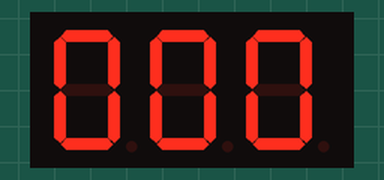
A sketch run on a simulated Arduino Uno, built with avr-gcc and run on an emulated ATmega328P. Shown: 3-digit seven-segment display. Wiring (inferred from the names in the program): 3-digit 7-segment display, segments lit when LOW: segments pin 2, pin 3, pin 4, pin 5, pin 6, pin 7, pin 8; digit selects pin 12, pin 11, pin 10. The segment pins are drawn as the display they are named for.

Above: at 0.1 s.
At 4.1 s:
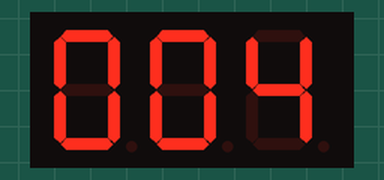
At 9.1 s:
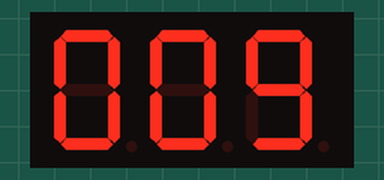
At 19.1 s:
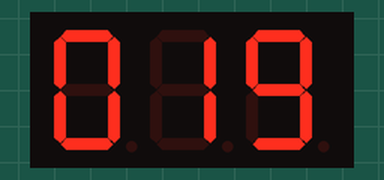
At 28.1 s:
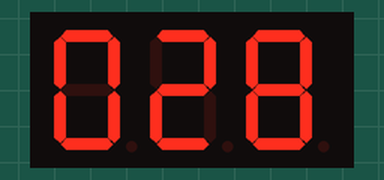
At 38.1 s:
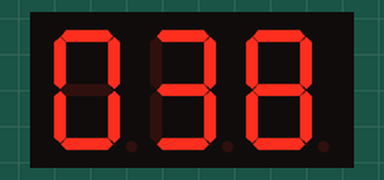

The sketch:

tugas1B6.ino
```cpp
#include <TimerOne.h>
int count = 0;
// Konfigurasi PIN LED
int pinDigit0 = 10;
int pinDigit1 = 11;
int pinDigit2 = 12;
int pinA = 2;
int pinB = 3;
int pinC = 4;
int pinD = 5;
int pinE = 6;
int pinF = 7;
int pinG = 8;

void matiin_semua(void){
  for(int j = 2; j <13; j++){
    digitalWrite(j, LOW);
  }
}

void Nyalain_LED(int digit, int nilai){
  // Nyalain Digit
  digitalWrite(digit, HIGH);
  // Nyalain Angka
  if(nilai == 0){
    digitalWrite(2, LOW);digitalWrite(3, LOW);digitalWrite(4, LOW);digitalWrite(5, LOW);digitalWrite(6, LOW);
    digitalWrite(7, LOW);digitalWrite(8, HIGH);
  }
  else if(nilai == 1){
    digitalWrite(2, HIGH);digitalWrite(3, LOW);digitalWrite(4, LOW);digitalWrite(5, HIGH);digitalWrite(6, HIGH);
    digitalWrite(7, HIGH);digitalWrite(8, HIGH);
  }
  else if(nilai == 2){
    digitalWrite(2, LOW);digitalWrite(3, LOW);digitalWrite(4, HIGH);digitalWrite(5, LOW);digitalWrite(6, LOW);
    digitalWrite(7, HIGH);digitalWrite(8, LOW);
  }
  else if(nilai == 3){
    digitalWrite(2, LOW);digitalWrite(3, LOW);digitalWrite(4, LOW);digitalWrite(5, LOW);digitalWrite(6, HIGH);
    digitalWrite(7, HIGH);digitalWrite(8, LOW);
  }
  else if(nilai == 4){
    digitalWrite(2, HIGH);digitalWrite(3, LOW);digitalWrite(4, LOW);digitalWrite(5, HIGH);digitalWrite(6, HIGH);
    digitalWrite(7, LOW);digitalWrite(8, LOW);
  }
  else if(nilai == 5){
    digitalWrite(2, LOW);digitalWrite(3, HIGH);digitalWrite(4, LOW);digitalWrite(5, LOW);digitalWrite(6, HIGH);
    digitalWrite(7, LOW);digitalWrite(8, LOW);
  }
  else if(nilai == 6){
    digitalWrite(2, LOW);digitalWrite(3, HIGH);digitalWrite(4, LOW);digitalWrite(5, LOW);digitalWrite(6, LOW);
    digitalWrite(7, LOW);digitalWrite(8, LOW);
  }
  else if(nilai == 7){
    digitalWrite(2, LOW);digitalWrite(3, LOW);digitalWrite(4, LOW);digitalWrite(5, HIGH);digitalWrite(6, HIGH);
    digitalWrite(7, HIGH);digitalWrite(8, HIGH);
  }
  else if(nilai == 8){
    digitalWrite(2, LOW);digitalWrite(3, LOW);digitalWrite(4, LOW);digitalWrite(5, LOW);digitalWrite(6, LOW);
    digitalWrite(7, LOW);digitalWrite(8, LOW);
  }
  else{
    digitalWrite(2, LOW);digitalWrite(3, LOW);digitalWrite(4, LOW);digitalWrite(5, LOW);digitalWrite(6, HIGH);
    digitalWrite(7, LOW);digitalWrite(8, LOW);
  }
}
void setup() {
  // put your setup code here, to run once:
  Serial.begin(9300);                // Transfer data dengan bitrate 9300 baud
  pinMode(pinDigit0, OUTPUT);
  pinMode(pinDigit1, OUTPUT);
  pinMode(pinDigit2, OUTPUT);
  pinMode(pinA, OUTPUT);
  pinMode(pinB, OUTPUT);
  pinMode(pinC, OUTPUT);
  pinMode(pinD, OUTPUT);
  pinMode(pinE, OUTPUT);
  pinMode(pinF, OUTPUT);
  pinMode(pinG, OUTPUT);
  //matiin_semua();
  // Disable RX/TX
  UCSR0B=0x00;
  Timer1.initialize(1000000);
  Timer1.attachInterrupt(InterruptSubroutine);
}

void loop() {
  if(count == 1000){
    count = 0;
  }
  matiin_semua();
  Nyalain_LED(pinDigit0, count % 10);
  delay(10);
  matiin_semua();
  Nyalain_LED(pinDigit1, (count / 10) % 10);
  delay(10);
  matiin_semua();
  Nyalain_LED(pinDigit2, count / 100);
  delay(10);
}

void InterruptSubroutine(){
  count += 1;
}
```

Measured:
- what the display in image 0 shows lasts 1.0 s, from 0.1 s to 1.1 s
